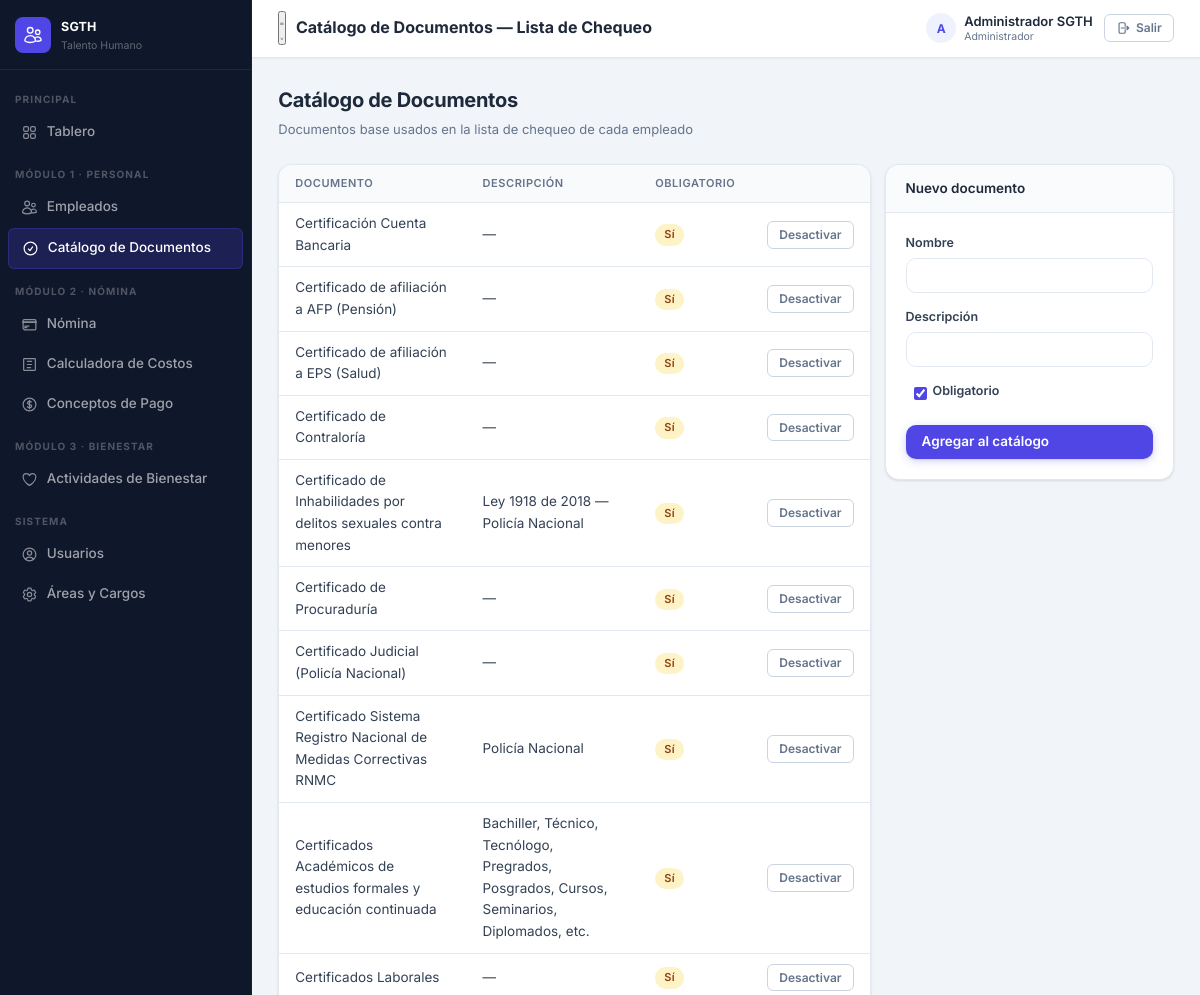
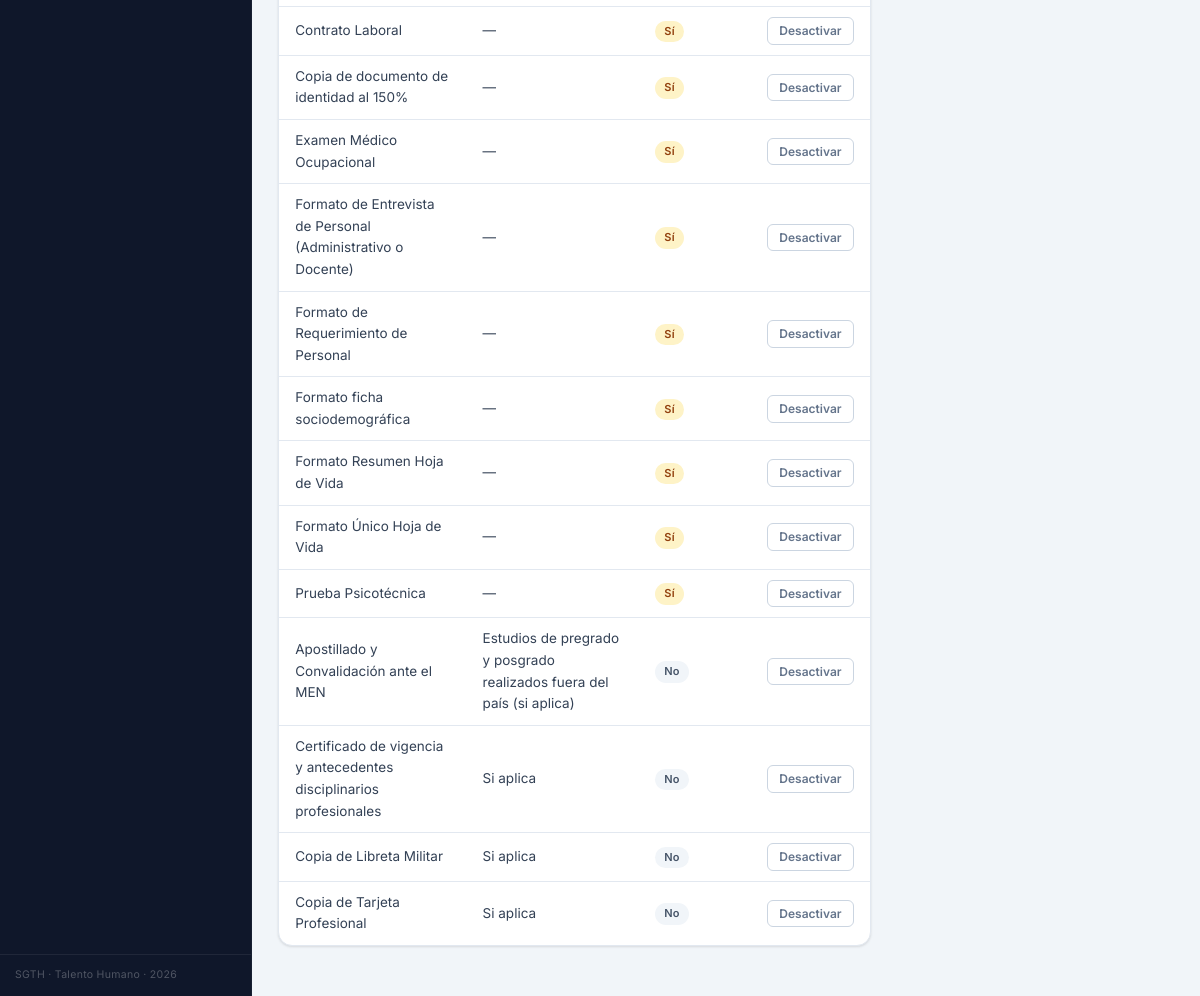
The app's page /public/documentos (signed in), older data (2 pictures, top to bottom).
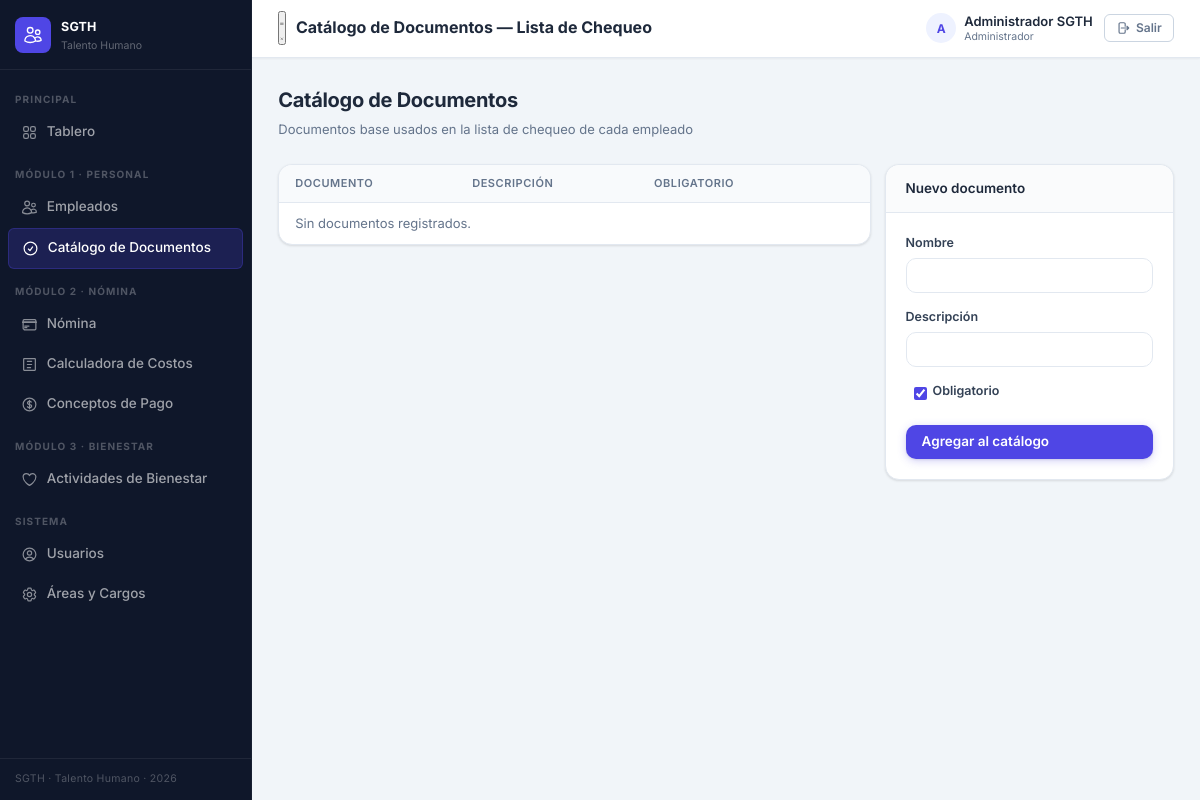
The same page, newer data.
### tables this page shows
CREATE TABLE documentos_requeridos (
  id            INT AUTO_INCREMENT PRIMARY KEY,
  nombre        VARCHAR(150) NOT NULL,
  codigo        VARCHAR(30) NULL,
  descripcion   VARCHAR(255) NULL,
  obligatorio   TINYINT(1) NOT NULL DEFAULT 1,
  activo        TINYINT(1) NOT NULL DEFAULT 1,
  orden         INT NOT NULL DEFAULT 0,
  created_at    TIMESTAMP DEFAULT CURRENT_TIMESTAMP
);

### app/controllers/DocumentoController.php (called while the page is built, shortened)
<?php
class DocumentoController {
    public function index(): void {
        $documentos = DB::fetchAll("SELECT * FROM documentos_requeridos ORDER BY obligatorio DESC, nombre");
        View::render('documentos.index', [
            'titulo'     => 'Catálogo de Documentos — Lista de Chequeo',
            'documentos' => $documentos,
        ]);
    }
}

### public/index.php (called while the page is built, shortened)
<?php
require_once ROOT . '/app/helpers/Session.php';
require_once ROOT . '/app/helpers/DB.php';
require_once ROOT . '/app/helpers/Auth.php';
require_once ROOT . '/app/helpers/Router.php';
require_once ROOT . '/app/helpers/View.php';
$url = $_GET['url'] ?? '';
$url = trim($url, '/');
(new Router())->dispatch($url);

### app/helpers/DB.php (called while the page is built, shortened)
<?php
class DB {
    private static ?PDO $pdo = null;
    public static function connect(): PDO {
        if (self::$pdo === null) {
            $dsn = sprintf('mysql:host=%s;dbname=%s;charset=%s', DB_HOST, DB_NAME, DB_CHARSET);
            self::$pdo = new PDO($dsn, DB_USER, DB_PASS, [
                PDO::ATTR_ERRMODE            => PDO::ERRMODE_EXCEPTION,
                PDO::ATTR_DEFAULT_FETCH_MODE => PDO::FETCH_ASSOC,
                PDO::ATTR_EMULATE_PREPARES   => false,
            ]);
        }
        return self::$pdo;
    }
    public static function query(string $sql, array $p = []): PDOStatement {
        $stmt = self::connect()->prepare($sql);
        $stmt->execute($p);
        return $stmt;
    }
    public static function fetchAll(string $sql, array $p = []): array {
        return self::query($sql, $p)->fetchAll();
    }
}

### app/helpers/Session.php (called while the page is built, shortened)
<?php
class Session {
    public static function get(string $k, mixed $d = null): mixed { return $_SESSION[$k] ?? $d; }
}

### app/helpers/Auth.php (called while the page is built, shortened)
<?php
class Auth {
    public static function user(): ?array  { return Session::get('user'); }
    public static function rol(): int      { return (int)(Session::get('user')['rol_id'] ?? 0); }
    public static function esAdmin(): bool    { return self::rol() === ROL_ADMIN; }
    public static function puedeGestionar(): bool {
        return in_array(self::rol(), [ROL_ADMIN, ROL_GESTOR], true);
    }
}

### app/views/documentos/index.php (the view)
<div class="page-header">
  <div>
    <div class="page-title">Catálogo de Documentos</div>
    <div class="page-subtitle">Documentos base usados en la lista de chequeo de cada empleado</div>
  </div>
</div>
<div class="form-row" style="align-items:start">
  <div class="card" style="grid-column: span 2">
    <table>
      <thead><tr><th>Documento</th><th>Descripción</th><th>Obligatorio</th><th></th></tr></thead>
      <tbody>
        <?php if (!$documentos): ?><tr><td colspan="4" class="text-muted">Sin documentos registrados.</td></tr><?php endif; ?>
        <?php foreach ($documentos as $d): ?>
        <tr style="<?= $d['activo'] ? '' : 'opacity:.45' ?>">
          <td><?= View::e($d['nombre']) ?></td>
          <td><?= View::e($d['descripcion'] ?: '—') ?></td>
          <td><?= $d['obligatorio'] ? '<span class="badge badge-en-revision">Sí</span>' : '<span class="badge badge-borrador">No</span>' ?></td>
          <td>
            <?php if ($d['activo']): ?>
            <form method="POST" action="<?= APP_URL ?>/documentos/<?= $d['id'] ?>/eliminar" onsubmit="return confirm('¿Desactivar este documento del catálogo?')">
              <button type="submit" class="btn btn-sm btn-outline">Desactivar</button>
            </form>
            <?php else: ?>
              <span class="badge badge-borrador">Inactivo</span>
            <?php endif; ?>
          </td>
        </tr>
        <?php endforeach; ?>
      </tbody>
    </table>
  </div>
  <div class="card">
    <div class="card-header"><div class="card-title">Nuevo documento</div></div>
    <form method="POST" action="<?= APP_URL ?>/documentos/guardar">
      <label>Nombre<input type="text" name="nombre" required></label>
      <label>Descripción<input type="text" name="descripcion"></label>
      <label class="check-group" style="display:flex;align-items:center;gap:6px">
        <input type="checkbox" name="obligatorio" checked> Obligatorio
      </label>
      <button type="submit" class="btn btn-primary" style="margin-top:10px;width:100%">Agregar al catálogo</button>
    </form>
  </div>
</div>

### app/helpers/Router.php (shortened to what this page needs)
<?php
class Router {
    private array $routes = [];
    public function dispatch(string $url): void {
        $url = trim($url, '/');
        foreach ($this->routes as $pattern => [$ctrl, $met]) {
            if (preg_match($pattern, $url, $m)) {
                array_shift($m);
                $this->run($ctrl, $met, array_values($m));
                return;
            }
        }
    }
    private function run(string $ctrl, string $met, array $params): void {
        $obj = new $ctrl();
        call_user_func_array([$obj, $met], $params);
    }
}

### app/helpers/View.php (shortened to what this page needs)
<?php
class View {
    public static function render(string $view, array $data = [], string $layout = 'main'): void {
        extract($data);
        $content    = ROOT . '/app/views/' . str_replace('.', '/', $view) . '.php';
        $layoutFile = ROOT . '/app/views/layouts/' . $layout . '.php';
        require $content;
        $pageContent = ob_get_clean();
        if ($layout && file_exists($layoutFile)) require $layoutFile;
        else echo $pageContent;
    }
    public static function e(mixed $val): string {
        return htmlspecialchars((string)$val, ENT_QUOTES, 'UTF-8');
    }
}

### app/views/layouts/main.php (shortened to what this page needs)
<!DOCTYPE html>
<html lang="es">
<head>
  <link rel="stylesheet" href="<?= APP_URL ?>/assets/css/app.css?v=<?= filemtime(ROOT.'/public/assets/css/app.css') ?>">
  <link rel="stylesheet" href="<?= APP_URL ?>/assets/css/responsive.css?v=<?= filemtime(ROOT.'/public/assets/css/responsive.css') ?>">
</head>
<body>
<div class="app-shell">
  <?php require ROOT . '/app/views/layouts/navbar.php'; ?>
  <div class="app-content">
    <div class="app-topbar">
      <div class="topbar-left">
        <button id="sidebar-toggle" class="sidebar-toggle-btn" aria-label="Abrir menú" aria-expanded="false" type="button">
          <svg class="icon-menu" xmlns="http://www.w3.org/2000/svg" fill="none" viewBox="0 0 24 24" stroke-width="2" stroke="currentColor">
            <path stroke-linecap="round" stroke-linejoin="round" d="M3.75 6.75h16.5M3.75 12h16.5m-16.5 5.25h16.5"/>
          </svg>
          <svg class="icon-close" xmlns="http://www.w3.org/2000/svg" fill="none" viewBox="0 0 24 24" stroke-width="2" stroke="currentColor">
            <path stroke-linecap="round" stroke-linejoin="round" d="M6 18L18 6M6 6l12 12"/>
          </svg>
        </button>
        <div class="topbar-title">
          <h2><?= htmlspecialchars($titulo ?? 'Inicio') ?></h2>
        </div>
      </div>
      <div class="topbar-right">
        <div class="topbar-user">
          <div class="topbar-avatar">
            <?= mb_strtoupper(mb_substr(Auth::user()['nombre'] ?? 'U', 0, 1)) ?>
          </div>
          <div class="topbar-user-info">
            <div class="topbar-user-name"><?= htmlspecialchars(Auth::user()['nombre'] ?? '') ?></div>
            <div class="topbar-user-role"><?= htmlspecialchars(Auth::user()['rol_nombre'] ?? '') ?></div>
          </div>
        </div>
        <a href="<?= APP_URL ?>/auth/logout" class="btn btn-outline btn-sm" title="Cerrar sesión">
          Salir
        </a>
      </div>
    </div>
    <main class="container">
      <?= $pageContent ?>
    </main>
  </div>
</div>
</body>
</html>

### app/views/layouts/navbar.php (shortened to what this page needs)
<?php
$_appBase = rtrim(parse_url(APP_URL, PHP_URL_PATH), '/');
$_reqPath = parse_url($_SERVER['REQUEST_URI'] ?? '/', PHP_URL_PATH);
$_relPath = ltrim(str_replace($_appBase, '', $_reqPath), '/');
$_section = explode('/', explode('?', $_relPath)[0])[0];
$_active  = fn(string $r): string => ($r === '' ? $_section === '' : $_section === $r) ? 'active' : '';
?>
<aside class="sidebar">
  <div class="sidebar-brand">
    <div class="sidebar-brand-icon">
    </div>
    <div class="sidebar-brand-text">
      <span class="sidebar-brand-name">SGTH</span>
      <span class="sidebar-brand-sub">Talento Humano</span>
    </div>
  </div>
  <nav>
    <div class="nav-group">Principal</div>
    <a href="<?= APP_URL ?>/" class="<?= $_active('') ?>">
      Tablero
    </a>
    <div class="nav-group">Módulo 1 · Personal</div>
    <a href="<?= APP_URL ?>/empleados" class="<?= $_active('empleados') ?>">
      Empleados
    </a>
    <?php if (Auth::puedeGestionar()): ?>
    <a href="<?= APP_URL ?>/documentos" class="<?= $_active('documentos') ?>">
      <svg xmlns="http://www.w3.org/2000/svg" fill="none" viewBox="0 0 24 24" stroke-width="1.7" stroke="currentColor">
        <path stroke-linecap="round" stroke-linejoin="round" d="M9 12.75L11.25 15 15 9.75M21 12a9 9 0 11-18 0 9 9 0 0118 0z"/>
      </svg>
      Catálogo de Documentos
    </a>
    <?php endif; ?>
    <div class="nav-group">Módulo 2 · Nómina</div>
    <a href="<?= APP_URL ?>/nomina" class="<?= $_active('nomina') ?>">
      Nómina
    </a>
    <a href="<?= APP_URL ?>/nomina/calculadora" class="<?= $_relPath === 'nomina/calculadora' ? 'active' : '' ?>">
      <svg xmlns="http://www.w3.org/2000/svg" fill="none" viewBox="0 0 24 24" stroke-width="1.7" stroke="currentColor">
        <path stroke-linecap="round" stroke-linejoin="round" d="M9 7.5h6M9 12h6m-6 4.5h4.5M4.5 3.75h15a.75.75 0 01.75.75v15a.75.75 0 01-.75.75h-15a.75.75 0 01-.75-.75v-15a.75.75 0 01.75-.75z"/>
      </svg>
      Calculadora de Costos
    </a>
    <?php if (Auth::puedeGestionar()): ?>
    <a href="<?= APP_URL ?>/conceptos" class="<?= $_active('conceptos') ?>">
      Conceptos de Pago
    </a>
    <?php endif; ?>
    <div class="nav-group">Módulo 3 · Bienestar</div>
    <a href="<?= APP_URL ?>/bienestar" class="<?= $_active('bienestar') ?>">
      Actividades de Bienestar
    </a>
    <?php if (Auth::esAdmin()): ?>
    <div class="nav-group">Sistema</div>
    <a href="<?= APP_URL ?>/usuarios" class="<?= $_active('usuarios') ?>">
      Usuarios
    </a>
    <a href="<?= APP_URL ?>/catalogos" class="<?= $_active('catalogos') ?>">
      Áreas y Cargos
    </a>
    <?php endif; ?>
  </nav>
  <div class="sidebar-footer">
    SGTH &middot; Talento Humano &middot; 2026
  </div>
</aside>

### public/assets/css/responsive.css (style rules this page uses)
:root { --bp-xs: 480px; --bp-sm: 640px; --bp-md: 768px; --bp-lg: 1024px; --bp-xl: 1280px; }
.sidebar { scrollbar-width: thin; scrollbar-color: rgba(255,255,255,.15) transparent; }
.app-content { scrollbar-width: thin; scrollbar-color: #cbd5e1 #f1f5f9; }
.app-content { min-width: 0; }
.container { min-width: 0; }

Row changes from the older to the newer data that the page shows:
removed documentos_requeridos: nombre "Certificación Cuenta Bancaria", descripcion "—", obligatorio "Sí"
removed documentos_requeridos: nombre "Certificado de afiliación a AFP (Pensión)", descripcion "—", obligatorio "Sí"
removed documentos_requeridos: nombre "Certificado de afiliación a EPS (Salud)", descripcion "—", obligatorio "Sí"
removed documentos_requeridos: nombre "Certificado de Contraloría", descripcion "—", obligatorio "Sí"
removed documentos_requeridos: nombre "Certificado de Inhabilidades por delitos sexuales contra menores", descripcion "Ley 1918 de 2018 — Policía Nacional", obligatorio "Sí"
removed documentos_requeridos: nombre "Certificado de Procuraduría", descripcion "—", obligatorio "Sí"
removed documentos_requeridos: nombre "Certificado Judicial (Policía Nacional)", descripcion "—", obligatorio "Sí"
removed documentos_requeridos: nombre "Certificado Sistema Registro Nacional de Medidas Correctivas RNMC", descripcion "Policía Nacional", obligatorio "Sí"
removed documentos_requeridos: nombre "Certificados Académicos de estudios formales y educación continuada", descripcion "Bachiller, Técnico, Tecnólogo, Pregrados, Posgrados, Cursos, Seminarios, Diplomados, etc.", obligatorio "Sí"
removed documentos_requeridos: nombre "Certificados Laborales", descripcion "—", obligatorio "Sí"
removed documentos_requeridos: nombre "Contrato Laboral", descripcion "—", obligatorio "Sí"
removed documentos_requeridos: nombre "Copia de documento de identidad al 150%", descripcion "—", obligatorio "Sí"
removed documentos_requeridos: nombre "Examen Médico Ocupacional", descripcion "—", obligatorio "Sí"
removed documentos_requeridos: nombre "Formato de Entrevista de Personal (Administrativo o Docente)", descripcion "—", obligatorio "Sí"
removed documentos_requeridos: nombre "Formato de Requerimiento de Personal", descripcion "—", obligatorio "Sí"
removed documentos_requeridos: nombre "Formato ficha sociodemográfica", descripcion "—", obligatorio "Sí"
removed documentos_requeridos: nombre "Formato Resumen Hoja de Vida", descripcion "—", obligatorio "Sí"
removed documentos_requeridos: nombre "Formato Único Hoja de Vida", descripcion "—", obligatorio "Sí"
removed documentos_requeridos: nombre "Prueba Psicotécnica", descripcion "—", obligatorio "Sí"
removed documentos_requeridos: nombre "Apostillado y Convalidación ante el MEN", descripcion "Estudios de pregrado y posgrado realizados fuera del país (si aplica)", obligatorio "No"
removed documentos_requeridos: nombre "Certificado de vigencia y antecedentes disciplinarios profesionales", descripcion "Si aplica", obligatorio "No"
removed documentos_requeridos: nombre "Copia de Libreta Militar", descripcion "Si aplica", obligatorio "No"
removed documentos_requeridos: nombre "Copia de Tarjeta Profesional", descripcion "Si aplica", obligatorio "No"
Text that changed along with them:
new list line: "Sin documentos registrados."
